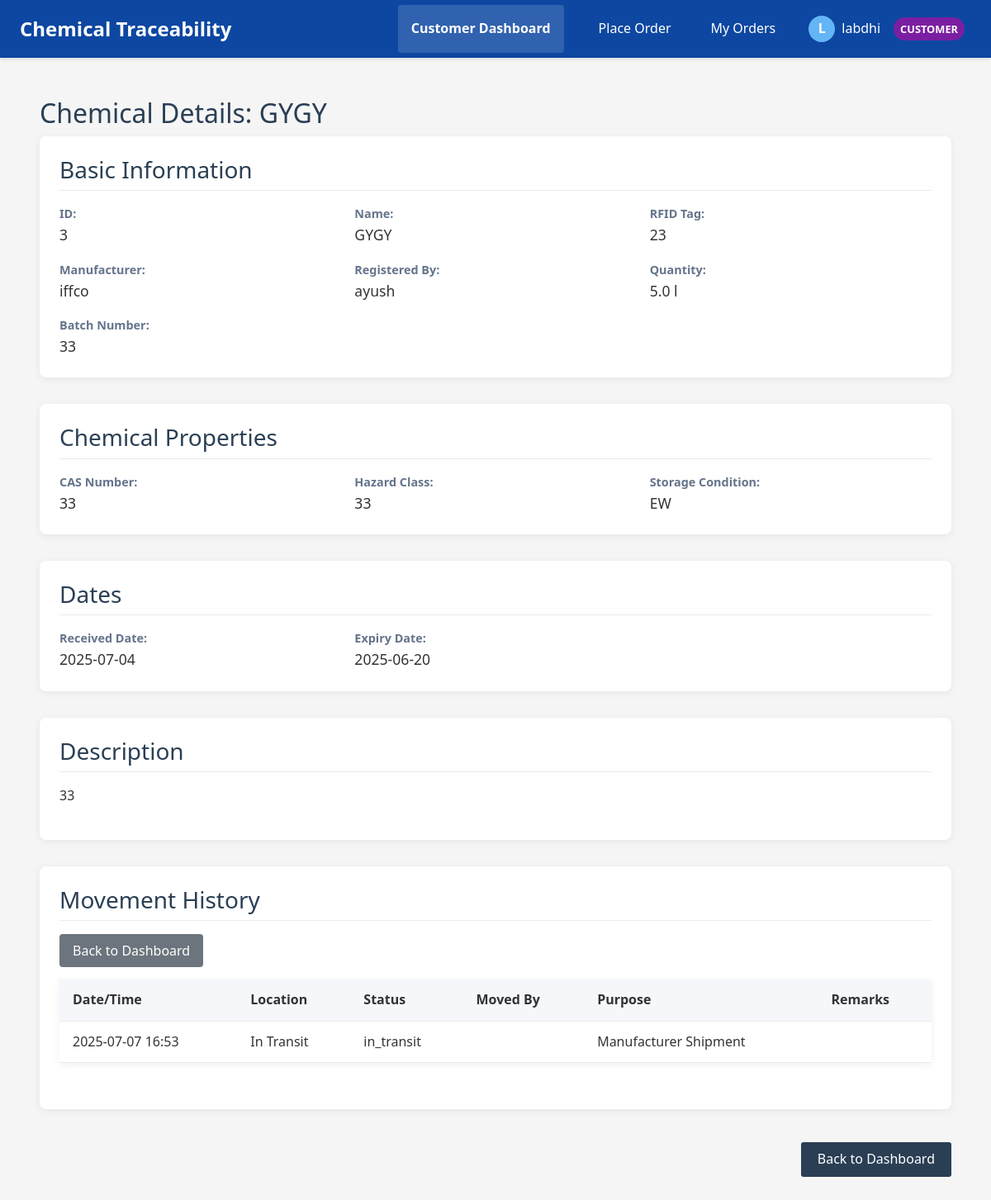
Page /chemical/3 (signed in) on the committed database.
### app/models.py (models this page shows, shortened)
class User(UserMixin, db.Model):
    id = db.Column(db.Integer, primary_key=True)
    username = db.Column(db.String(80), unique=True, nullable=False)
    email = db.Column(db.String(120), unique=True, nullable=False)
    password_hash = db.Column(db.String(128), nullable=False)
    first_name = db.Column(db.String(50), nullable=True)
    last_name = db.Column(db.String(50), nullable=True)
    role = db.Column(db.Enum(RoleType), nullable=False)
    active = db.Column(db.Boolean, default=True)
    created_at = db.Column(db.DateTime, default=datetime.utcnow)
    last_login = db.Column(db.DateTime, nullable=True)
    organization_id = db.Column(db.Integer, db.ForeignKey('organization.id'))
    is_admin = db.Column(db.Boolean, default=False)

class Chemical(db.Model):
    id = db.Column(db.Integer, primary_key=True)
    name = db.Column(db.String(80), nullable=False)
    rfid_tag = db.Column(db.String(120), unique=True, nullable=False)
    quantity = db.Column(db.Float, nullable=True)
    unit = db.Column(db.String(20), nullable=True)
    expiry_date = db.Column(db.Date, nullable=True)
    storage_condition = db.Column(db.String(100), nullable=True)
    received_date = db.Column(db.Date, nullable=True)
    batch_number = db.Column(db.String(50), nullable=True)
    hazard_class = db.Column(db.String(50), nullable=True)
    cas_number = db.Column(db.String(50), nullable=True)
    description = db.Column(db.Text, nullable=True)
    current_location = db.Column(db.String(120), nullable=False, default='Storage')
    created_at = db.Column(db.DateTime, default=datetime.utcnow)
    last_updated = db.Column(db.DateTime, default=datetime.utcnow, onupdate=datetime.utcnow)
    registered_by_user_id = db.Column(db.Integer, db.ForeignKey('user.id'), nullable=False)
    manufacturer_org_id = db.Column(db.Integer, db.ForeignKey('organization.id'), nullable=False)
    current_custodian_org_id = db.Column(db.Integer, db.ForeignKey('organization.id'), nullable=False)
    registered_by = db.relationship('User', foreign_keys=[registered_by_user_id], backref='registered_chemicals')
    manufacturer_org = db.relationship('Organization', foreign_keys=[manufacturer_org_id], backref='manufactured_chemicals')
    current_custodian = db.relationship('Organization', foreign_keys=[current_custodian_org_id], backref='possessed_chemicals')

class Organization(db.Model):
    id = db.Column(db.Integer, primary_key=True)
    name = db.Column(db.String(100), nullable=False)
    email_domain = db.Column(db.String(100), nullable=False, unique=True)
    description = db.Column(db.Text, nullable=True)
    created_at = db.Column(db.DateTime, default=datetime.utcnow)
    active = db.Column(db.Boolean, default=True)
    can_manufacture = db.Column(db.Boolean, default=False)
    can_distribute = db.Column(db.Boolean, default=False)
    can_receive = db.Column(db.Boolean, default=False)
    users = db.relationship('User', backref='organization', lazy=True)

class MovementLog(db.Model):
    id = db.Column(db.Integer, primary_key=True)
    tag_id = db.Column(db.String(120), nullable=False)
    location = db.Column(db.String(120), nullable=False)
    timestamp = db.Column(db.DateTime, nullable=False)
    purpose = db.Column(db.String(200), nullable=True)
    status = db.Column(db.String(50), nullable=True)
    remarks = db.Column(db.Text, nullable=True)
    validation_status = db.Column(db.String(20), nullable=False, default='pending')  # Values: 'verified', 'suspicious', 'pending'
    blockchain_recorded = db.Column(db.Boolean, default=False)  # Track if this was recorded on the blockchain
    source_location = db.Column(db.String(120), nullable=True)  # Where the chemical was moved from
    quantity_moved = db.Column(db.Float, nullable=True)  # How much was moved (if partial)
    rfid_device_id = db.Column(db.Integer, db.ForeignKey('rfid_device.id'), nullable=True)  # If logged via hardware
    moved_by_user_id = db.Column(db.Integer, db.ForeignKey('user.id'), nullable=False)
    source_org_id = db.Column(db.Integer, db.ForeignKey('organization.id'), nullable=False)
    destination_org_id = db.Column(db.Integer, db.ForeignKey('organization.id'), nullable=False)
    chemical_id = db.Column(db.Integer, db.ForeignKey('chemical.id'), nullable=False)
    moved_by_user = db.relationship('User', backref='movement_logs')
    source_org = db.relationship('Organization', foreign_keys=[source_org_id], backref='outgoing_movements')
    destination_org = db.relationship('Organization', foreign_keys=[destination_org_id], backref='incoming_movements')
    chemical = db.relationship('Chemical', backref='movement_logs')
    rfid_device = db.relationship('RFIDDevice', backref='movement_logs')

### app/routes/dashboard.py (the view)
@dashboard_bp.route('/chemical/<int:chemical_id>')
@login_required
def chemical_detail(chemical_id):
    chemical = Chemical.query.get_or_404(chemical_id)
    if not current_user.is_admin:
        if current_user.role == RoleType.MANUFACTURER:
            if chemical.manufacturer_org_id != current_user.organization_id:
                flash('You do not have permission to view this chemical.', 'danger')
                return redirect(url_for('dashboard_bp.dashboard'))
        elif current_user.role in [RoleType.DISTRIBUTOR, RoleType.CUSTOMER]:
            if chemical.current_custodian_org_id != current_user.organization_id:
                flash('You do not have permission to view this chemical.', 'danger')
                return redirect(url_for('dashboard_bp.dashboard'))
    movement_logs = MovementLog.query.filter_by(tag_id=chemical.rfid_tag).order_by(MovementLog.timestamp.desc()).all()
    anomalies = BlockchainAnomaly.query.filter_by(chemical_id=chemical.id).order_by(BlockchainAnomaly.detected_at.desc()).all()
    return render_template('chemical_detail.html',
                          chemical=chemical,
                          logs=movement_logs,
                          anomalies=anomalies)

### app/templates/chemical_detail.html (shortened to what this page needs)
{% extends "base.html" %}
{% block content %}
<div class="chemical-detail">
    <h2>Chemical Details: {{ chemical.name }}</h2>
    <div class="detail-section">
        <h3>Basic Information</h3>
        <div class="detail-grid">
            <div class="detail-item">
                <span class="label">ID:</span>
                <span class="value">{{ chemical.id }}</span>
            </div>
            <div class="detail-item">
                <span class="label">Name:</span>
                <span class="value">{{ chemical.name }}</span>
            </div>
            <div class="detail-item">
                <span class="label">RFID Tag:</span>
                <span class="value">{{ chemical.rfid_tag }}</span>
            </div>
            <div class="detail-item">
                <span class="label">Manufacturer:</span>
                <span class="value">{{ chemical.manufacturer_org.name if chemical.manufacturer_org else 'Not specified' }}</span>
            </div>
            <div class="detail-item">
                <span class="label">Registered By:</span>
                <span class="value">{{ chemical.registered_by.username if chemical.registered_by else 'Unknown' }}</span>
            </div>
            <div class="detail-item">
                <span class="label">Quantity:</span>
                <span class="value">{{ chemical.quantity if chemical.quantity else 'Not specified' }} {{ chemical.unit if chemical.unit else '' }}</span>
            </div>
            <div class="detail-item">
                <span class="label">Batch Number:</span>
                <span class="value">{{ chemical.batch_number if chemical.batch_number else 'Not specified' }}</span>
            </div>
        </div>
    </div>
    <div class="detail-section">
        <h3>Chemical Properties</h3>
        <div class="detail-grid">
            <div class="detail-item">
                <span class="label">CAS Number:</span>
                <span class="value">{{ chemical.cas_number if chemical.cas_number else 'Not specified' }}</span>
            </div>
            <div class="detail-item">
                <span class="label">Hazard Class:</span>
                <span class="value">{{ chemical.hazard_class if chemical.hazard_class else 'Not specified' }}</span>
            </div>
            <div class="detail-item">
                <span class="label">Storage Condition:</span>
                <span class="value">{{ chemical.storage_condition if chemical.storage_condition else 'Not specified' }}</span>
            </div>
        </div>
    </div>
    <div class="detail-section">
        <h3>Dates</h3>
        <div class="detail-grid">
            <div class="detail-item">
                <span class="label">Received Date:</span>
                <span class="value">{{ chemical.received_date if chemical.received_date else 'Not specified' }}</span>
            </div>
            <div class="detail-item">
                <span class="label">Expiry Date:</span>
                <span class="value">{{ chemical.expiry_date if chemical.expiry_date else 'Not specified' }}</span>
            </div>
        </div>
    </div>
    {% if chemical.description %}
    <div class="detail-section">
        <h3>Description</h3>
        <p>{{ chemical.description }}</p>
    </div>
    {% endif %}
    <div class="detail-section">
        <h3>Movement History</h3>
        <div class="detail-actions">
            <a href="{{ url_for('dashboard_bp.dashboard') }}" class="btn btn-secondary">Back to Dashboard</a>
        </div>
        {% if logs %}
        <table>
            <tr>
                <th>Date/Time</th>
                <th>Location</th>
                <th>Status</th>
                <th>Moved By</th>
                <th>Purpose</th>
                <th>Remarks</th>
            </tr>
            {% for log in logs %}
            <tr class="{{ 'suspicious-movement' if log.validation_status == 'suspicious' else '' }}">
                <td>{{ log.timestamp.strftime('%Y-%m-%d %H:%M') }}</td>
                <td>{{ log.location }}</td>
                <td>{{ log.status if log.status else '' }}</td>
                <td>{{ log.moved_by if log.moved_by else '' }}</td>
                <td>{{ log.purpose if log.purpose else '' }}</td>
                <td>{{ log.remarks if log.remarks else '' }}</td>
            </tr>
            {% endfor %}
        </table>
        {% else %}
        <p>No movement logs found for this chemical.</p>
        {% endif %}
    </div>
    <div class="actions">
        <a href="{{ url_for('dashboard_bp.dashboard') }}" class="button">Back to Dashboard</a>
    </div>
</div>
{% endblock %}

### app/templates/base.html (shortened to what this page needs)
<!DOCTYPE html>
<html lang="en">
<head>
    <link rel="stylesheet" href="https://stackpath.bootstrapcdn.com/bootstrap/4.5.2/css/bootstrap.min.css">
    <link rel="stylesheet" href="{{ url_for('static', filename='style.css') }}">
</head>
<body>
    <nav class="navbar">
        <div class="logo">Chemical Traceability</div>
        <div class="nav-links">
            {% if current_user.is_authenticated %}
                {% if current_user.role.name == 'CUSTOMER' %}
                <a href="{{ url_for('customer_bp.dashboard') }}" class="dashboard-btn"><strong>Customer Dashboard</strong></a>
                <a href="{{ url_for('customer_bp.place_order') }}">Place Order</a>
                <a href="{{ url_for('customer_bp.dashboard') }}">My Orders</a>
                {% endif %}
                <div class="user-menu">
                    <div class="user-info" onclick="toggleDropdown()">
                        <div class="user-avatar">{{ current_user.username[0].upper() }}</div>
                        <span class="username">{{ current_user.username }}</span>
                        <span class="role-badge {{ current_user.role.name.lower() }}">{{ current_user.role.name }}</span>
                    </div>
                </div>
            {% else %}
                <a href="{{ url_for('auth.login') }}">Login</a>
                <a href="{{ url_for('auth.register') }}">Register</a>
            {% endif %}
        </div>
    </nav>
    <div class="container">
        <main>
            {% block content %}{% endblock %}
        </main>
    </div>
</body>
</html>

### app/static/style.css (style rules this page uses)
body { font-family: 'Segoe UI', Arial, sans-serif; background: #f4f6fb; margin: 0; padding: 0; color: #333; line-height: 1.6; }
nav { background: #2a3f54; color: #fff; padding: 1rem 2rem; display: flex; align-items: center; justify-content: space-between; }
nav a { color: #fff; text-decoration: none; margin-left: 1rem; font-weight: 500; }
main { padding: 2rem; }
h2 { color: #2a3f54; margin-top: 0; }
table { width: 100%; border-collapse: collapse; background: #fff; box-shadow: 0 2px 8px rgba(44,62,80,0.08); margin-bottom: 2rem; }
th, td { padding: 0.75rem 1rem; border-bottom: 1px solid #eaeaea; text-align: left; }
th { background: #f5f7fa; font-weight: 600; }
.button { background: #2a3f54; color: #fff; border: none; padding: 0.5rem 1.25rem; border-radius: 3px; cursor: pointer; font-size: 1rem; margin: 0.5rem 0; transition: background 0.2s; }
.chemical-detail { max-width: 1200px; margin: 0 auto; }
.detail-section { background: #fff; border-radius: 8px; box-shadow: 0 2px 8px rgba(44,62,80,0.08); padding: 1.5rem; margin-bottom: 2rem; }
.detail-section h3 { color: #2a3f54; margin-top: 0; margin-bottom: 1rem; border-bottom: 1px solid #eaeaea; padding-bottom: 0.5rem; }
.detail-grid { display: grid; grid-template-columns: repeat(auto-fill, minmax(300px, 1fr)); gap: 1rem; }
.detail-item { display: flex; flex-direction: column; }
.detail-item .label { font-weight: 600; color: #64748b; font-size: 0.9rem; }
.detail-item .value { font-size: 1.1rem; }
.actions { margin-top: 2rem; display: flex; justify-content: flex-end; }

### app/templates/base.html (style rules this page uses)
body { font-family: 'Segoe UI', Tahoma, Geneva, Verdana, sans-serif; margin: 0; padding: 0; background-color: #f5f5f5; }
.navbar { background-color: #0d47a1; color: white; display: flex; justify-content: space-between; align-items: center; padding: 0 1.5rem; box-shadow: 0 2px 4px rgba(0,0,0,0.1); }
.logo { font-size: 1.5rem; font-weight: bold; padding: 1rem 0; }
.nav-links { display: flex; align-items: center; }
.nav-links a { color: white; text-decoration: none; padding: 1rem; display: inline-block; transition: background-color 0.3s; }
.user-menu { position: relative; display: inline-block; margin-left: 1rem; }
.user-info { display: flex; align-items: center; cursor: pointer; padding: 0.5rem; border-radius: 4px; }
.user-avatar { width: 32px; height: 32px; border-radius: 50%; margin-right: 0.5rem; background-color: #64b5f6; color: white; display: flex; align-items: center; justify-content: center; font-weight: bold; }
.username { margin-right: 0.5rem; }
.role-badge { display: inline-block; padding: 0.25rem 0.5rem; border-radius: 20px; font-size: 0.8rem; margin-left: 0.5rem; text-transform: uppercase; font-weight: bold; }
.customer { background-color: #7b1fa2; color: white; }
.container { max-width: 1200px; margin: 0 auto; padding: 1.5rem; }
main { padding: 1.5rem; }
.btn { display: inline-block; padding: 0.5rem 1rem; border: none; border-radius: 4px; cursor: pointer; text-decoration: none; font-size: 1rem; text-align: center; }
.dashboard-btn { background-color: rgba(255, 255, 255, 0.15); border-radius: 4px; margin-right: 10px; font-weight: bold; }

### rows in the picture
User: username "L", username "labdhi", role.name "CUSTOMER"
Chemical: name "GYGY", id "3", rfid_tag "23", quantity "5.0", unit "l", batch_number "33", cas_number "33", hazard_class "33", storage_condition "EW", received_date "2025-07-04", expiry_date "2025-06-20", description "33"
Organization: manufacturer_org "iffco"
User: registered_by "ayush"
MovementLog: timestamp "2025-07-07 16:53", location "In Transit", status "in_transit", purpose "Manufacturer Shipment"
